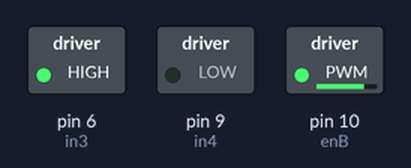
A sketch run on a simulated Arduino Uno, built with avr-gcc and run on an emulated ATmega328P. Shown: switched loads named in the sketch (green lamp = pin HIGH).

Above: at 0.1 s.
Timing chart, 0 to 1.6 s (numbered marks = the images above):
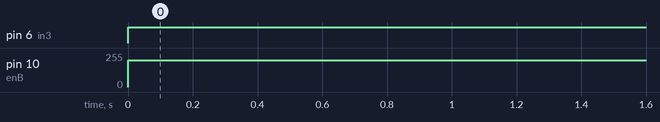

The sketch:

motorDriver.cpp.ino
```cpp
// Motor Inputs
int enB = 10;
int in3 = 6;
int in4 = 9;


void setup() {
  // put your setup code here, to run once:
  Serial.begin(9600);
  pinMode(enB, OUTPUT);
  pinMode(in3, OUTPUT);
  pinMode(in4, OUTPUT);
}

void loop() {
  // put your main code here, to run repeatedly:
  digitalWrite(in3, HIGH);
  digitalWrite(in4, LOW);
  analogWrite(enB, 200);
  delay(2000);

}
```

Measured:
- by itself, pin 6 (in3): LOW → HIGH at 0.00 s
- by itself, pin 10 (enB): 0/255 → 200/255 at 0.00 s
